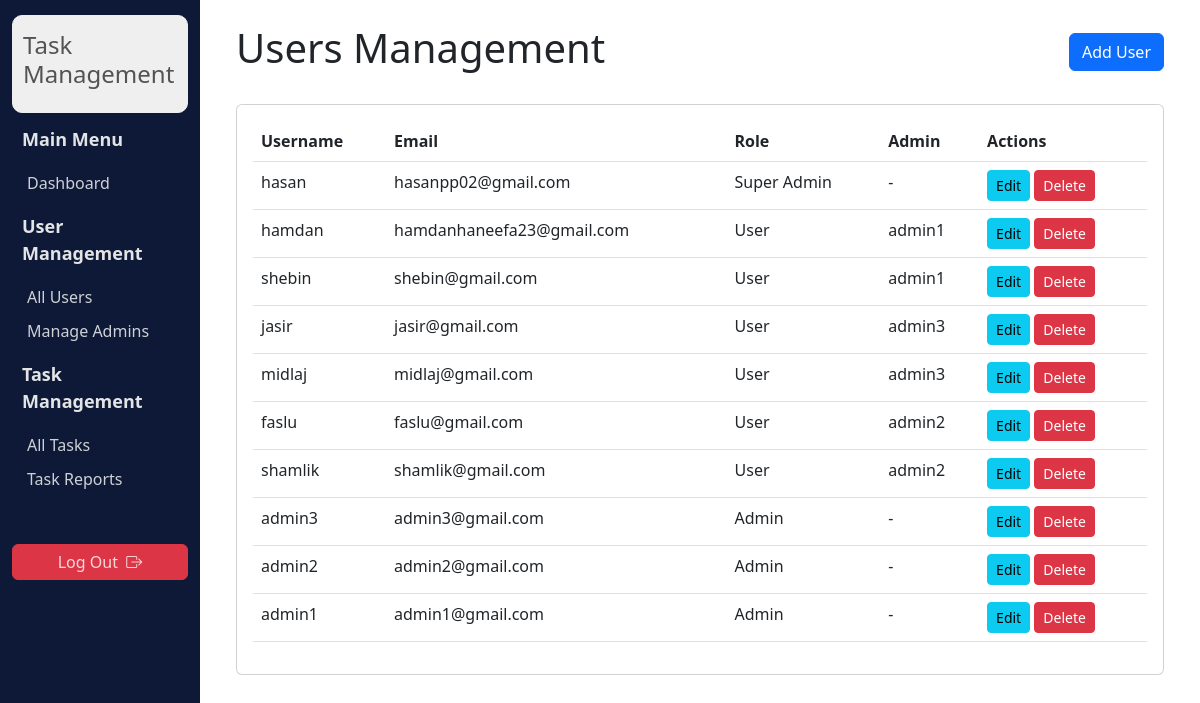
Screenshot of /admin_panel/users/ (signed in) with the database file from the repository.
### users/models.py (models this page shows, shortened)
class User(AbstractUser):
    USER = 'user'
    ADMIN = 'admin'
    SUPER_ADMIN = 'superadmin'
    ROLE_CHOICES = [
        (USER, 'User'),
        (ADMIN, 'Admin'),
        (SUPER_ADMIN, 'Super Admin'),
    ]
    email = models.EmailField(unique=True)
    role = models.CharField(max_length=20, choices=ROLE_CHOICES, default=USER)
    admin = models.ForeignKey('self', on_delete=models.SET_NULL, null=True, blank=True, related_name='users')
    objects = UserManager()

### admin_panel/views.py (the view)
# urls.py: path('users/', admin_views.admin_users, name='admin_users'),
@login_required
@superadmin_required
def admin_users(request):
    users = User.objects.all()
    admins = User.objects.filter(role=User.ADMIN)
    context = {
        'users': users,
        'admins': admins,
    }
    return render(request, 'admin_panel/users.html', context)

### admin_panel/views.py (called while the page is built)
def superadmin_required(view_func):
    @wraps(view_func)
    def _wrapped_view(request, *args, **kwargs):
        if not hasattr(request.user, 'role') or request.user.role != User.SUPER_ADMIN:
            return HttpResponseForbidden("You don't have permission to access this page")
        return view_func(request, *args, **kwargs)
    return _wrapped_view

### templates/admin_panel/users.html (shortened to what this page needs)
{% extends 'admin_panel/base.html' %}
{% block content %}
<div class="d-flex justify-content-between align-items-center mb-4">
    <h1>Users Management</h1>
    <button type="button" class="btn btn-primary" data-bs-toggle="modal" data-bs-target="#addUserModal">
        Add User
    </button>
</div>
<div class="card">
    <div class="card-body">
        <table class="table">
            <thead>
                <tr>
                    <th>Username</th>
                    <th>Email</th>
                    <th>Role</th>
                    <th>Admin</th>
                    <th>Actions</th>
                </tr>
            </thead>
            <tbody>
                {% for user in users %}
                <tr>
                    <td>{{ user.username }}</td>
                    <td>{{ user.email }}</td>
                    <td>{{ user.get_role_display }}</td>
                    <td>{{ user.admin.username|default:"-" }}</td>
                    <td>
                        <a class="btn btn-sm btn-info" data-bs-toggle="modal" data-bs-target="#editUserModal{{ user.id }}">Edit</a>
                        <a class="btn btn-sm btn-danger" data-bs-toggle="modal" data-bs-target="#deleteUserModal{{ user.id }}">Delete</a>
                    </td>
                </tr>
                {% endfor %}
            </tbody>
        </table>
    </div>
</div>
{% endblock %}

### templates/admin_panel/base.html (shortened to what this page needs)
{% load static %}
<!DOCTYPE html>
<html lang="en">
<head>
    <link href="https://cdn.jsdelivr.net/npm/bootstrap@5.3.0/dist/css/bootstrap.min.css" rel="stylesheet">
    <link rel="stylesheet" href="https://cdn.jsdelivr.net/npm/bootstrap-icons@1.11.3/font/bootstrap-icons.min.css">
    <link rel="stylesheet" href="{% static 'admin.css' %}">
</head>
<body>
    <div class="container-fluid">
        <div class="row">
            <div class="col-md-2 sidebar">
                <div class="heading">
                    <h4>Task Management</h4>
                </div>
                <div class="nav-header">Main Menu</div>
                <a href="{% url 'admin_dashboard' %}">Dashboard</a>
                {% if user.role == 'superadmin' %}
                <div class="nav-header">User Management</div>
                <a href="{% url 'admin_users' %}">All Users</a>
                <a href="{% url 'admin_admins' %}">Manage Admins</a>
                {% endif %}
                <div class="nav-header">Task Management</div>
                <a href="{% url 'admin_tasks' %}">All Tasks</a>
                <a href="{% url 'admin_task_reports' %}">Task Reports</a>
                <div class="mt-5">
                    <a href="{% url 'logout' %}" class="btn btn-danger">Log Out &nbsp;<i class="bi bi-box-arrow-right"></i></a>
                </div>
            </div>
            <div class="col-md-10">
                <div class="p-4">
                    {% block content %}{% endblock %}
                </div>
            </div>
        </div>
    </div>
</body>
</html>

### static/admin.css (style rules this page uses)
.sidebar { min-height: 100vh; background-color: #0D1936; color: white; }
.sidebar .heading { border-radius: 10px; border: 1px solid #EFEFEF; margin-top: 15px; cursor: pointer; background: #EFEFEF; color: #535354; padding: 15px 10px; }
.sidebar a { color: rgba(255, 255, 255, 0.8); text-decoration: none; display: block; padding: 5px 15px; font-size: 16px; font-weight: 300; }
.sidebar .nav-header { padding: 13px 10px; font-size: 18px; font-weight: 600; color: #E3E4E6; }

### rows the page displays
User: username "hasan", email "hasanpp02@gmail.com", role "Super Admin", admin.username "-"
User: username "hamdan", email "hamdanhaneefa23@gmail.com", role "User", admin.username "admin1"
User: username "shebin", email "shebin@gmail.com", role "User", admin.username "admin1"
User: username "jasir", email "jasir@gmail.com", role "User", admin.username "admin3"
User: username "midlaj", email "midlaj@gmail.com", role "User", admin.username "admin3"
User: username "faslu", email "faslu@gmail.com", role "User", admin.username "admin2"
User: username "shamlik", email "shamlik@gmail.com", role "User", admin.username "admin2"
User: username "admin3", email "admin3@gmail.com", role "Admin", admin.username "-"
User: username "admin2", email "admin2@gmail.com", role "Admin", admin.username "-"
User: username "admin1", email "admin1@gmail.com", role "Admin", admin.username "-"
